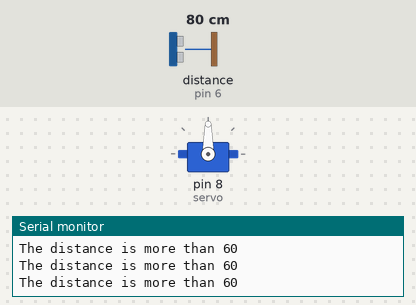
This sketch was run on a simulated Arduino Uno, built with avr-gcc and run on an emulated ATmega328P. Parts: servo, the last lines printed to the serial monitor. Wiring (inferred from the names in the program): ultrasonic range finder: trigger pin 7; echo pin 6. Inputs (shaded band) come from the test bench; at power-on: distance to the obstacle (sensor on pin 6) 80 cm. The echo pulse lasts 58.3 µs per cm.

Above: at 1.3 s.
1.4 s: distance to the obstacle (sensor on pin 6) set to 18 cm
4.2 s: distance to the obstacle (sensor on pin 6) set to 13 cm
At 7.1 s:
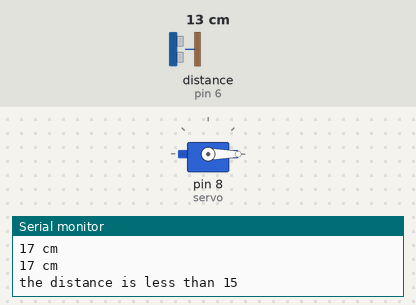
Timing chart, 0 to 8.6 s (numbered marks = the images above; inputs shaded):
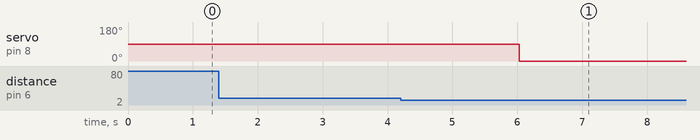

The sketch:

UltrasonicSensorCode.ino
```cpp
#include <Servo.h>
#define trigPin 7
#define echoPin 6
Servo servo;
int sound = 250;
void setup() {
  Serial.begin (9600);
  pinMode(trigPin, OUTPUT);
  pinMode(echoPin, INPUT);
  servo.attach(8);
}
void loop() {
  long duration, distance;
  digitalWrite(trigPin, LOW);
  delayMicroseconds(2);
  digitalWrite(trigPin, HIGH);
  delayMicroseconds(10);
  digitalWrite(trigPin, LOW);
  duration = pulseIn(echoPin, HIGH);
  distance = (duration / 2) / 29.1;

  if (distance < 15) {
    Serial.println("the distance is less than 15");
    delay(1500);
    servo.write(0);
    delay(7000);
  }
  else {
    servo.write(90);
  }
  if (distance > 60 || distance <= 0) {
    Serial.println("The distance is more than 60");
  }
  else {
    Serial.print(distance);
    Serial.println(" cm");
  }
  delay(500);
}
```

Measured:
- the behaviour switches between 16 and 15 cm on distance to the obstacle (sensor on pin 6) (found by bisection; images 0 and 1)
- after the input at 4.2 s, servo on pin 8 (servo): 90° → 0° after 1.8 s
